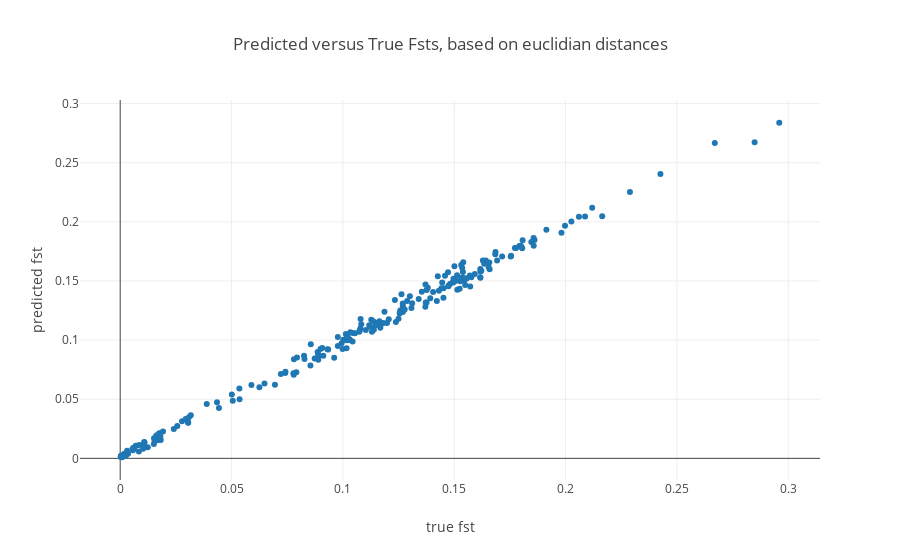

Notebook source saved alongside this figure:
### Code cell
## lm fit
## lm_fit
Size= gen_data.shape[1]
fst_lm_range= [.02,.3]

Lindexes= [x for x in range(len(lengths_vector)) if lengths_vector[x] == Size and fst_store[x] >= fst_lm_range[0] and fst_store[x] <= fst_lm_range[1]]
y_true= [np.log(biased_pairwise[x]) for x in Lindexes]
m_coeff,b= np.polyfit(y_true,[np.log(fst_store[x]) for x in Lindexes],1)



if Predict:
    fig_data= [go.Scatter(
        x= [x for x in fst_store],
        y= [x for x in predicted],
        mode= 'markers'
        )
    ]

    layout = go.Layout(
        title= 'Predicted versus True Fsts, based on euclidian distances',
        yaxis=dict(
            title='predicted fst'),
        xaxis=dict(
            title='true fst')
    )

    fig= go.Figure(data=fig_data, layout=layout)
    iplot(fig)
    
    m_coeff_II,b_II= np.polyfit([x for x in predicted],[x for x in fst_store],1)

### Figure 1 — Plotly figure (JSON) as saved in the notebook; plotly's stock layout.template omitted (floating-point values rounded to 4 significant figures; data arrays with more than 128 entries replaced by an {"elided": "..."} marker saying what was removed)
{"data": [{"mode": "markers", "type": "scatter", "x": {"elided": "218 float values"}, "y": {"elided": "218 float values"}}], "layout": {"title": "Predicted versus True Fsts, based on euclidian distances", "xaxis": {"title": "true fst"}, "yaxis": {"title": "predicted fst"}}}
